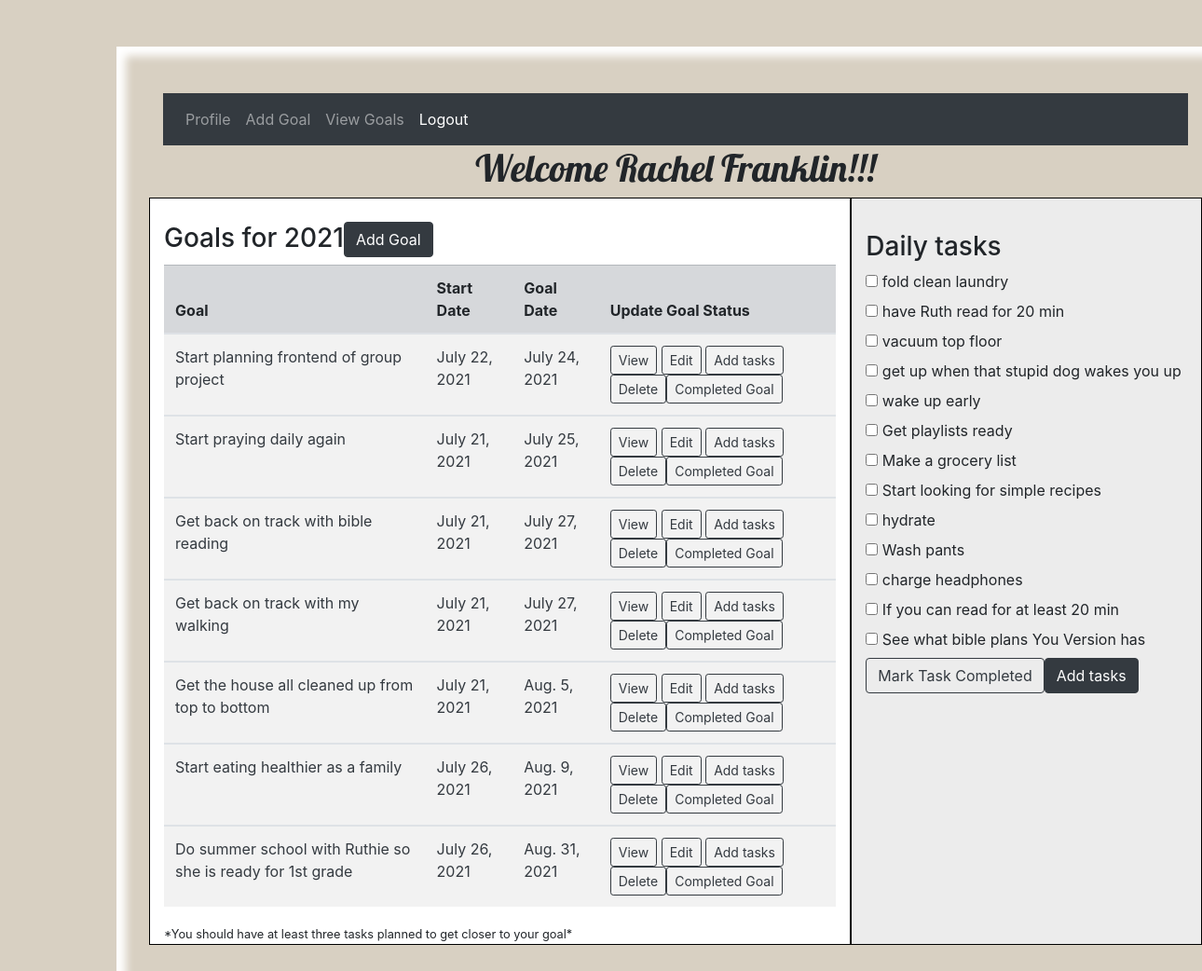
The app's page /homepage (signed in), older data.
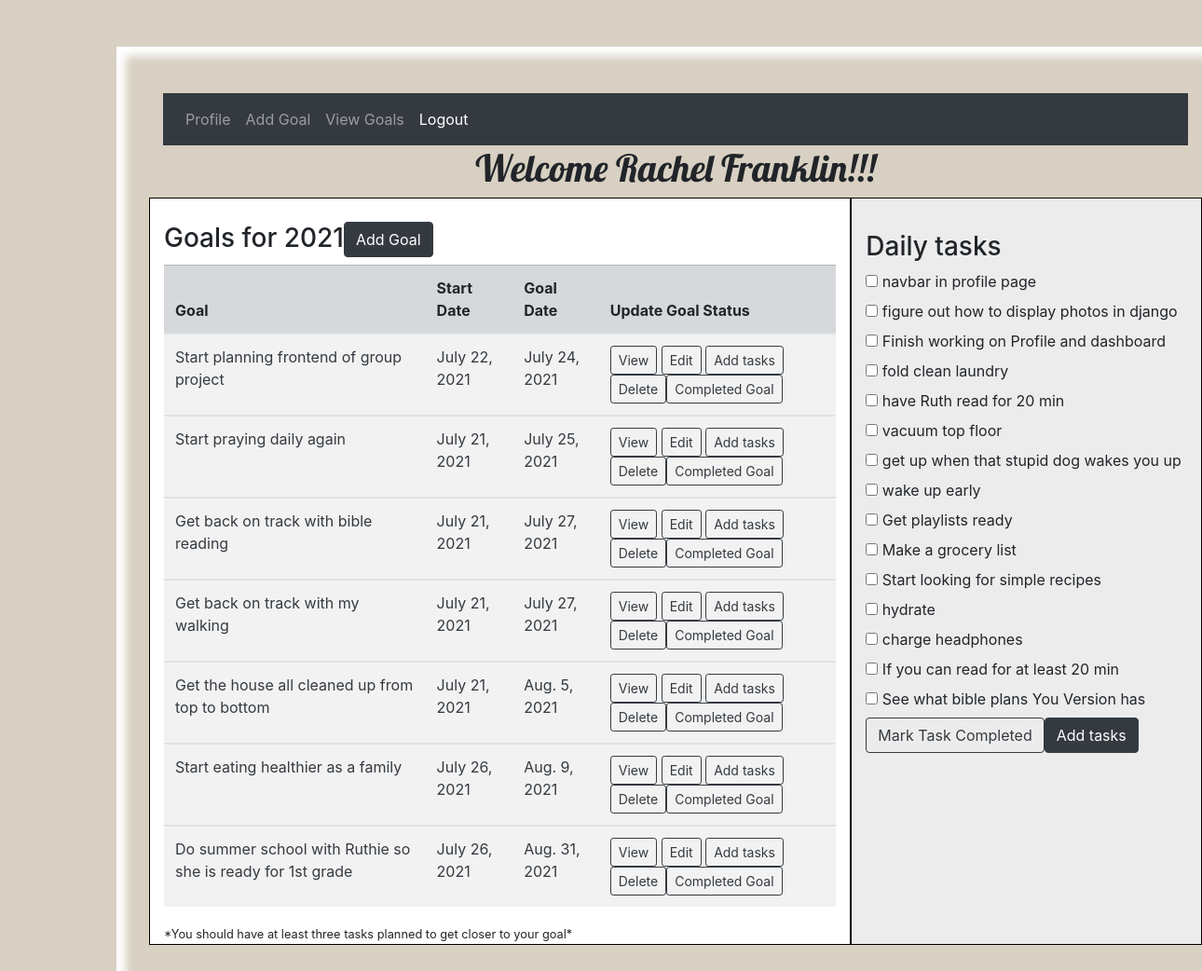
The same page, newer data.
### goal_app/models.py (models this page shows, shortened)
class User(models.Model):
    first_name = models.CharField(max_length=255)
    last_name = models.CharField(max_length=255)
    email = models.CharField(max_length=150)
    password = models.CharField(max_length=25)
    confirm = models.CharField(max_length=25)
    created_at = models.DateTimeField(auto_now_add=True)
    updated_at = models.DateTimeField(auto_now=True)
    objects = UserManager()

class Goal(models.Model):
    goal = models.CharField(max_length=255)
    desc= models.CharField(max_length=255)
    short_term= models.CharField(max_length=255)
    start_date=models.DateField(auto_now=False,default='null')
    target_date=models.DateField(auto_now=False, default='null')
    tasks = models.ManyToManyField(User, related_name="tasks_for_goal")
    added_by = models.ForeignKey(User, related_name="users_goal",on_delete=models.CASCADE,null= True)
    completed_goal= models.BooleanField(default=False, null=True )
    completed_goal_date=models.DateField(default=None, null=True)
    created_at = models.DateTimeField(auto_now_add=True)
    updated_at = models.DateTimeField(auto_now=True)
    objects= GoalManager()

class Task(models.Model):
    task=models.CharField(max_length=100)
    goal_setter=models.ForeignKey(User, related_name="made_goal", on_delete=models.CASCADE,null= True)
    added_to_goal = models.ForeignKey(Goal, related_name="task_for_goal", on_delete=models.CASCADE,null= True)
    completed_task= models.BooleanField(default=False, null=True )
    completed_task_date=DateField(default=None,null=True)
    created_at = models.DateTimeField(auto_now_add=True)
    updated_at = models.DateTimeField(auto_now=True)
    objects=TaskManager()

### goal_app/views.py (the view, shortened to what this page needs)
# urls.py: 2. Add a URL to urlpatterns:  path('', views.home, name='home')
def home(request):
    if 'user_id' not in request.session:
        return redirect('/')
    user_id = request.session['user_id']
    if Goal.objects.filter(added_by__id=user_id).exists():
        allgoals = Goal.objects.filter(added_by__id=user_id,completed_goal=False).order_by('target_date')
    else:
        allgoals = None
    if Task.objects.filter(goal_setter__id = user_id).exists():
        alltasks = Task.objects.filter(goal_setter__id = user_id,completed_task=False).order_by('-updated_at')
    else:
        alltasks = None
    context = {
        'current_user': User.objects.get(id=user_id),
        'goals': allgoals,
        'tasks': alltasks,
    }
    return render(request, 'home.html', context)

### goal_app/templates/home.html (shortened to what this page needs)
{% load bootstrap4 %}
<!DOCTYPE html>
<html lang="en">
<head>
    <link rel="stylesheet" href="https://stackpath.bootstrapcdn.com/bootstrap/4.4.1/css/bootstrap.min.css"
>
    {% load static %}
    <link rel="stylesheet" href="{% static 'css/style.css' %}">
</head>
<body>
    <div class='container'>
        <div class="container-fluid ">
            <div>
                <nav class="navbar navbar-expand-lg navbar-dark bg-dark  ">
                    <ul class="navbar-nav mr-auto mt-2 mt-lg-0 " >
                        <li class="nav-item">
                            <a class="nav-link" href="/editprofile">Profile</a>
                        </li>
                        <li class="nav-item">
                            <a class="nav-link" href="/setgoal">Add Goal</a>
                        </li>
                        <li class="nav-item">
                            <a class="nav-link" href="/viewgoals">View Goals</a>
                        </li>
                        <li class="nav-item active">
                            <a class="nav-link" href="/logout" class="btn btn-primary">Logout</a>
                        </li>
                    </ul>
                </nav>
                <h1 id="title" class="text-center">Welcome {{current_user.first_name}} {{current_user.last_name}}!!!</h1>
            </div>
                <div class='row'>
                    <div id='task-box'class="col-8">
                    <h3>Goals for 2021<a class="btn btn-dark" href="/setgoal">Add Goal</a></h3>
                            <table class=" table table-striped  table-responsive table-hover">
                                <thead>
                                    <tr class="table-secondary">
                                        <th scope="col">Goal</th>
                                        <th scope="col">Start Date</th>
                                        <th scope="col">Goal Date</th>
                                        <th scope="col">Update Goal Status</th>
                                    </tr>
                                </thead>
                                <tbody>
                                    {% for goal in goals %}
                                    <tr >{% if current_user.id == goal.added_by.id %}
                                        <td class="text-dark" scope="row">{{ goal.goal }} </td>
                                        <td class="text-dark" scope="row">{{ goal.start_date }}</td>
                                        <td class="text-dark" scope="row">{{ goal.target_date }} </td>
                                        <td class="text-dark" scope="row"><a href="/viewgoals" class="btn btn-outline-dark btn-sm"
                                                aria-current="page">View</a> <a href="/{{goal.id}}/editgoal"
                                                class=" btn-sm btn btn-outline-dark" >Edit</a> <a href="{{goal.id}}/addtasks"
                                                class="btn btn-outline-dark btn-sm ">Add tasks</a><a href="{{goal.id}}/delete"
                                                class="btn btn-outline-dark btn-sm ">Delete</a><a class="btn btn-outline-dark btn-sm" href="{{goal.id}}/goal_completed">Completed Goal</a>
                                            </td>
                                    </tr>
                                </tbody>
                                {% endif %}
                                {% endfor %}
                            </table>
                            <small>*You should have at least three tasks planned to get closer to your goal*</small>
                    </div>
                    <div id="daily-tasks" class="col-4 ">
                        <h3>Daily tasks</h3>
                        <div >
                            <form action="/homepage" method="POST">{% for task in tasks %}
                            <div>
                                <label>
                                    <input type="checkbox" name="c{{task.id}}" id="c{{task.id}}" autocomplete="off"
                                        value="clicked">                                             {{task.task}}
                                    </label>
                                {% endfor %}
                            </div>
                            <button type="submit" class="btn btn-outline-dark">Mark Task Completed</button><a href="{{goal.id}}/addtasks"class="btn btn-dark ">Add tasks</a>
                            </form>
                        </div>
                    </div>
                </div>
            </div>
    </div>
</body>
</html>

### goal_app/static/css/style.css (style rules this page uses)
body { background-color:#D8D0C2; ; background-image: url(../css/img/background6.jpg); background-size: cover; }
.container-fluid { box-shadow: inset 0 0 10px 10px #ffffff; padding:50px;width: 1200px; }
.container { padding: 50px; }
#title { font-family: 'Lobster', cursive; }
#task-box { padding-top: 25px; width: 600px; background-color:white ; border: outline solid black; border: 1px solid black; }
#daily-tasks { padding-top: 35px; background-color: #ECECEC; border: 1px solid black; }

Row changes from the older to the newer data that the page shows:
no longer on this page (row edited): Task: task "Wash pants"
added Task: task "navbar in profile page"
added Task: task "figure out how to display photos in django"
added Task: task "Finish working on Profile and dashboard"
